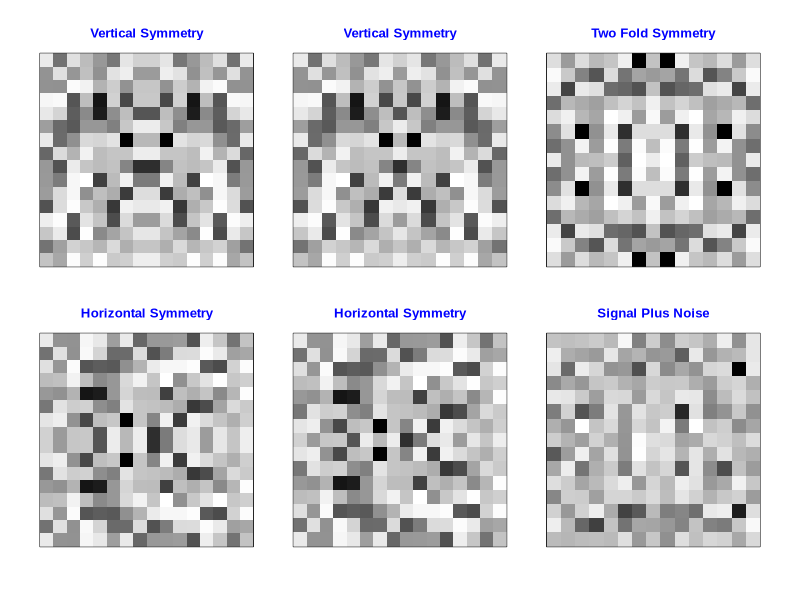

Write the R code that produced this figure.
#21:219:220 Fundamentals of Data Visualization, Spring 2021
#Assignment 1 - Question 3
#Kobe Lee Martinez, RUID: 202006380

#3.1
#I loaded in the matlab package so the images can 
#flipud, fliplr, and/or  rot90
#Also, I loaded the package Cairo for printing libraries
library(matlab)
library(Cairo)

#3.2
#N and Ndiv are going to rep. the dimensions of the matrix
#The matrix is going to be 16 rows by 8 cols.
N <- 16
N
Ndiv <- N/2
Ndiv

#3.2.1
#I created an array called rnd1 that stores the value
#of a matrix with random numbers. The matrix has random nums 
#because of the runif function. 
#This matrix has N rows & Ndiv cols.
rnd1 <- matrix(runif(N*Ndiv), nrow=N, ncol=Ndiv)
rnd1

#3.2.2
#I created another array called symV1 which is bilaterally (vertically)
#symmetric across the y-axis from rnd1. 
#I did this by combining the original matrix with a function called
#flip left/right which flips the original matrix  across the y-axis
#and stored this value into symV1.

symV1 <- cbind(rnd1, fliplr(rnd1))
symV1

#3.2.3
#I created another array called symH1 which takes the value of the 
#vertically symmetric matrix and rotates it so that it is horizontally symmetric.
#I did this by using the rotate 90 function which takes symV1 
#and rotates it 90 degrees to create a horizontally symmetric matrix
symH1 <- rot90(symV1)
symH1

#3.2.4
#I created two new variables called symV2 & symH2 
#to remove the duplicated pixels of the vertically (symV1) and 
#horizontally (symH1) symmetric matrices
#symV2 elims 1 col. while symH2 elims. 1 row

symV2 <- symV1[,-Ndiv]
symV2
symH2 <-symH1[-Ndiv,]
symH2

#3.2.5
#Array rnd2 was created
#This array holds the value of a matrix with random values in a 8X8 data set
rnd2 <- matrix(runif(Ndiv*Ndiv), ncol=Ndiv)
rnd2

#I create a two fold symmetric matrix
#twoFold1 takes the values of rnd2 and adds a col. to it using cbind(), 
#then it flips the values using fliplr so that it is symmetric across the y-axis.
#twoFold2 takes the vertically sym. values of twoFold1 and adds a row to it using
#rbind(), then uses the function flipud to make the matrix symmetric across the 
#x-axis
twoFold1 <- cbind(rnd2, fliplr(rnd2))
twoFold1
twoFold2 <- rbind(flipud(twoFold1), twoFold1)
twoFold2

#The matrix twoFoldSymmetry removes the duplicated pixels along the X and Y axes
twoFoldSymmetry <- twoFold2[-Ndiv, -Ndiv]
twoFoldSymmetry

#3.2.6
#I created a matrix of random numbers called noise
#that is the same size as twoFoldSymmetry
#I then divided the values of noise by two and added the values of
#twoFoldSymmetry(because pemdas ofc) and assigned it to signalPlusNoise
noise <- matrix(runif((N-1)*(N-1)), ncol=N-1)
noise
signalPlusNoise <- twoFoldSymmetry + noise/2
signalPlusNoise

#3.3, 3.4, & 3.5
#I created a pdf file named "Assignment1_Question3_KLM.pdf" 
#and put my 6 panels on it
pdf_file<-"Assignment1_Question3_KLM.pdf"

#using the cairo_pdf function I sized the panels to be 8.5wX5h
cairo_pdf(pdf_file,width=8.5,height=5)

#I set the plotting area into a 2*3 array, and set a square plotting region.
#I set the width of margins by .2 inches, and set the figure margins in number 
#of 0.2 inches. Since the cex default is 1 the magnification of the axis is default, 
#and for the plotting device I set it to NA because it allows the panels to
#be plotted outside of the plotting region
par(mfcol=c(2,3),pty="s", omi=c(.2,.2,.2,.2),mai=c(0.2,0.2,0.2,0.2),cex.axis=1,xpd=NA)

#created vector for the function gray.colors()
#I used the max amount of gray shades since the rgb color model can show 256 shades
#starts at 0(black) and ends at 1(white) so anything between is gray
grayColors <- gray.colors(256, start = 0, end=1);

#I rotated all the panels by 90 degrees(because of what happened in last class)
#I used xaxt/yaxt="n" to suppress the x and y axis respectively
#Assigned the color gray to all of the panels
#I then made the titles blue and moved them 1.2 spaces away from the axis
#Lastly, I made the titles twice the size of the default size and the font is Arial

#Top Left
image(rot90(symV1), xaxt="n", yaxt="n", col=grayColors)
title("Vertical Symmetry", col.main=rgb(0,0,1), line=1.2, cex.lab=2, family="Arial")
#Bottom Left
image(rot90(symH1), xaxt="n", yaxt="n", col=grayColors)
title("Horizontal Symmetry", col.main=rgb(0,0,1), line=1.2, cex.lab=2, family="Arial")
#Top Center
image(rot90(symV2), xaxt="n", yaxt="n", col=grayColors)
title("Vertical Symmetry", col.main=rgb(0,0,1), line=1.2, cex.lab=2, family="Arial")
#Bottom Center
image(rot90(symH2), xaxt="n", yaxt="n", col=grayColors)
title("Horizontal Symmetry", col.main=rgb(0,0,1), line=1.2, cex.lab=2, family="Arial")
#Top Right
image(rot90(twoFoldSymmetry), xaxt="n", yaxt="n", col=grayColors)
title("Two Fold Symmetry", col.main=rgb(0,0,1), line=1.2, cex.lab=2, family="Arial")
#Bottom Right
image(rot90(signalPlusNoise), xaxt="n", yaxt="n", col=grayColors)
title("Signal Plus Noise", col.main=rgb(0,0,1), line=1.2, cex.lab=2, family="Arial")

#closes file and provides URL for plot(concates. to single image)
dev.off()
